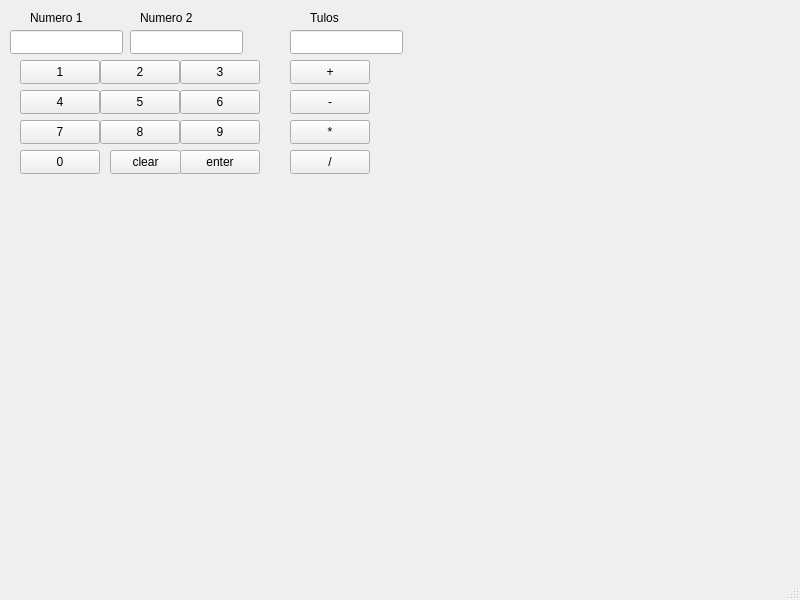
<?xml version="1.0" encoding="UTF-8"?>
<ui version="4.0">
 <class>MainWindow</class>
 <widget class="QMainWindow" name="MainWindow">
  <property name="geometry">
   <rect>
    <x>0</x>
    <y>0</y>
    <width>800</width>
    <height>600</height>
   </rect>
  </property>
  <property name="windowTitle">
   <string>MainWindow</string>
  </property>
  <widget class="QWidget" name="centralwidget">
   <widget class="QLineEdit" name="num1Edit">
    <property name="geometry">
     <rect>
      <x>10</x>
      <y>30</y>
      <width>113</width>
      <height>24</height>
     </rect>
    </property>
   </widget>
   <widget class="QLineEdit" name="resultEdit">
    <property name="geometry">
     <rect>
      <x>290</x>
      <y>30</y>
      <width>113</width>
      <height>24</height>
     </rect>
    </property>
   </widget>
   <widget class="QLineEdit" name="num2Edit">
    <property name="geometry">
     <rect>
      <x>130</x>
      <y>30</y>
      <width>113</width>
      <height>24</height>
     </rect>
    </property>
   </widget>
   <widget class="QPushButton" name="plusButton">
    <property name="geometry">
     <rect>
      <x>290</x>
      <y>60</y>
      <width>80</width>
      <height>24</height>
     </rect>
    </property>
    <property name="text">
     <string>+</string>
    </property>
   </widget>
   <widget class="QPushButton" name="minusButton">
    <property name="geometry">
     <rect>
      <x>290</x>
      <y>90</y>
      <width>80</width>
      <height>24</height>
     </rect>
    </property>
    <property name="text">
     <string>-</string>
    </property>
   </widget>
   <widget class="QPushButton" name="N1Button">
    <property name="geometry">
     <rect>
      <x>20</x>
      <y>60</y>
      <width>80</width>
      <height>24</height>
     </rect>
    </property>
    <property name="text">
     <string>1</string>
    </property>
   </widget>
   <widget class="QPushButton" name="N2Button">
    <property name="geometry">
     <rect>
      <x>100</x>
      <y>60</y>
      <width>80</width>
      <height>24</height>
     </rect>
    </property>
    <property name="text">
     <string>2</string>
    </property>
   </widget>
   <widget class="QPushButton" name="N3Button">
    <property name="geometry">
     <rect>
      <x>180</x>
      <y>60</y>
      <width>80</width>
      <height>24</height>
     </rect>
    </property>
    <property name="text">
     <string>3</string>
    </property>
   </widget>
   <widget class="QPushButton" name="enterButton">
    <property name="geometry">
     <rect>
      <x>180</x>
      <y>150</y>
      <width>80</width>
      <height>24</height>
     </rect>
    </property>
    <property name="text">
     <string>enter</string>
    </property>
   </widget>
   <widget class="QPushButton" name="N4Button">
    <property name="geometry">
     <rect>
      <x>20</x>
      <y>90</y>
      <width>80</width>
      <height>24</height>
     </rect>
    </property>
    <property name="text">
     <string>4</string>
    </property>
   </widget>
   <widget class="QPushButton" name="N5Button">
    <property name="geometry">
     <rect>
      <x>100</x>
      <y>90</y>
      <width>80</width>
      <height>24</height>
     </rect>
    </property>
    <property name="text">
     <string>5</string>
    </property>
   </widget>
   <widget class="QPushButton" name="N6Button">
    <property name="geometry">
     <rect>
      <x>180</x>
      <y>90</y>
      <width>80</width>
      <height>24</height>
     </rect>
    </property>
    <property name="text">
     <string>6</string>
    </property>
   </widget>
   <widget class="QPushButton" name="N7Button">
    <property name="geometry">
     <rect>
      <x>20</x>
      <y>120</y>
      <width>80</width>
      <height>24</height>
     </rect>
    </property>
    <property name="text">
     <string>7</string>
    </property>
   </widget>
   <widget class="QPushButton" name="N8Button">
    <property name="geometry">
     <rect>
      <x>100</x>
      <y>120</y>
      <width>80</width>
      <height>24</height>
     </rect>
    </property>
    <property name="text">
     <string>8</string>
    </property>
   </widget>
   <widget class="QPushButton" name="N9Button">
    <property name="geometry">
     <rect>
      <x>180</x>
      <y>120</y>
      <width>80</width>
      <height>24</height>
     </rect>
    </property>
    <property name="text">
     <string>9</string>
    </property>
   </widget>
   <widget class="QPushButton" name="mulButton">
    <property name="geometry">
     <rect>
      <x>290</x>
      <y>120</y>
      <width>80</width>
      <height>24</height>
     </rect>
    </property>
    <property name="text">
     <string>*</string>
    </property>
   </widget>
   <widget class="QPushButton" name="divButton">
    <property name="geometry">
     <rect>
      <x>290</x>
      <y>150</y>
      <width>80</width>
      <height>24</height>
     </rect>
    </property>
    <property name="text">
     <string>/</string>
    </property>
   </widget>
   <widget class="QPushButton" name="N0Button">
    <property name="geometry">
     <rect>
      <x>20</x>
      <y>150</y>
      <width>80</width>
      <height>24</height>
     </rect>
    </property>
    <property name="text">
     <string>0</string>
    </property>
   </widget>
   <widget class="QPushButton" name="clearButton">
    <property name="geometry">
     <rect>
      <x>110</x>
      <y>150</y>
      <width>71</width>
      <height>24</height>
     </rect>
    </property>
    <property name="text">
     <string>clear</string>
    </property>
   </widget>
   <widget class="QLabel" name="label">
    <property name="geometry">
     <rect>
      <x>30</x>
      <y>10</y>
      <width>81</width>
      <height>16</height>
     </rect>
    </property>
    <property name="text">
     <string>Numero 1</string>
    </property>
   </widget>
   <widget class="QLabel" name="label_2">
    <property name="geometry">
     <rect>
      <x>140</x>
      <y>10</y>
      <width>81</width>
      <height>16</height>
     </rect>
    </property>
    <property name="text">
     <string>Numero 2</string>
    </property>
   </widget>
   <widget class="QLabel" name="label_3">
    <property name="geometry">
     <rect>
      <x>310</x>
      <y>10</y>
      <width>49</width>
      <height>16</height>
     </rect>
    </property>
    <property name="text">
     <string>Tulos</string>
    </property>
   </widget>
  </widget>
  <widget class="QMenuBar" name="menubar">
   <property name="geometry">
    <rect>
     <x>0</x>
     <y>0</y>
     <width>800</width>
     <height>21</height>
    </rect>
   </property>
  </widget>
  <widget class="QStatusBar" name="statusbar"/>
 </widget>
 <resources/>
 <connections/>
</ui>
